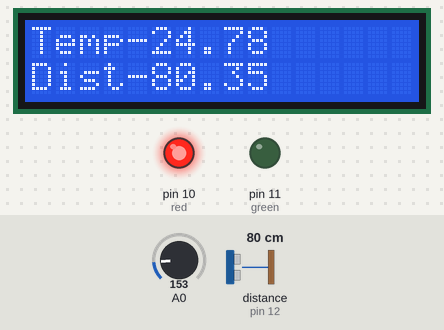
The sketch below on a simulated Arduino Uno, built with avr-gcc and run on an emulated ATmega328P. On the bench: 16×2 character LCD, output pins drawn as LEDs (lit = HIGH). Wiring (inferred from the names in the program): ultrasonic range finder: trigger pin 13; echo pin 12. Inputs (shaded band) come from the test bench; at power-on: distance to the obstacle (sensor on pin 12) 80 cm, A0 = 153. The echo pulse lasts 58.3 µs per cm; pins used as bus, display or sensor lines are not drawn.

Above: at 1.2 s.
1.3 s: distance to the obstacle (sensor on pin 12) set to 144 cm
At 1.4 s:
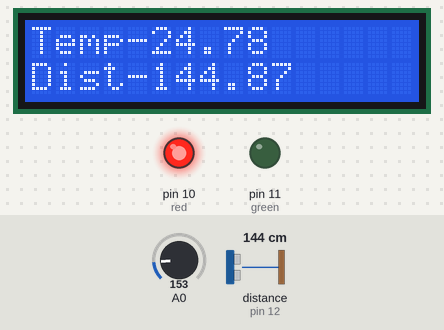
2.8 s: distance to the obstacle (sensor on pin 12) set to 153 cm
At 3.3 s:
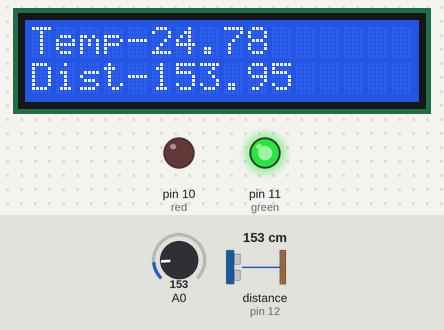
4.3 s: distance to the obstacle (sensor on pin 12) set to 60 cm
At 5.4 s:
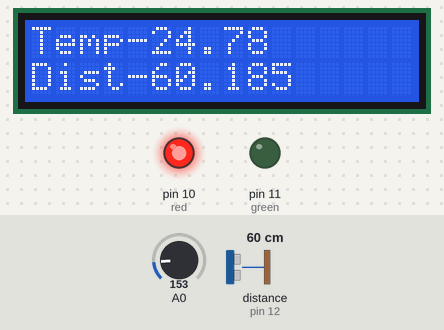
7.3 s: distance to the obstacle (sensor on pin 12) set to 35 cm
At 7.36 s:
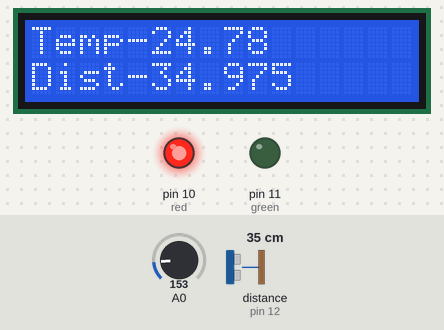
10.3 s: distance to the obstacle (sensor on pin 12) set to 18 cm
At 11.1 s:
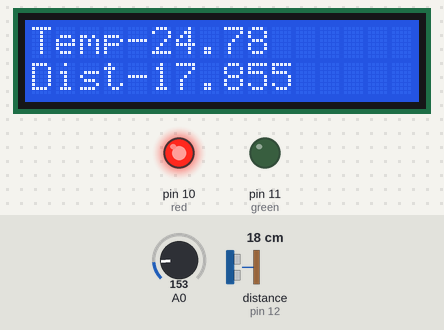
13.3 s: A0 set to 165
At 13.33 s:
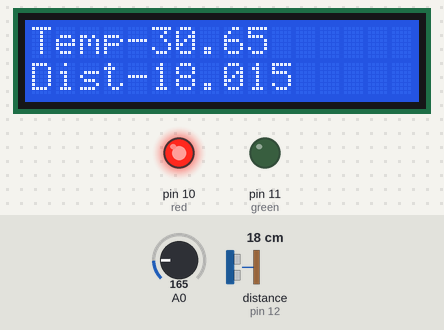
Timing chart, 0 to 16.3 s (numbered marks = the images above; inputs shaded):
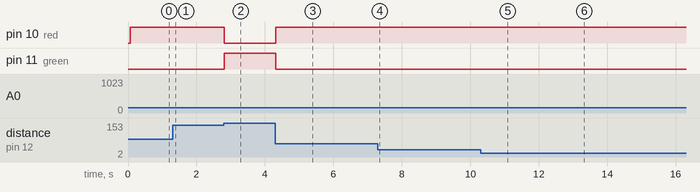

The sketch:

Distance_Measuring_Device.ino
```cpp
/* This project measures the distance between the sensor and the object in front of the sensor. This sensor works on the concept similar to SONAR.

Equipments Used-
1- HCSR04 Ultrasonic Sensor
2- LCD
3- TMP36 Temperature sensor

HCSR04 Ultrasonic sensor has 4 pins. One power pin, one ground pin, trigger and echo pin.
trigger pin- 13
echo pin- 12

Arduino Uno R3 triggers a voltage signal that will initiate the signal. The signal will have a duty cycle of 10 microseconds. Initial Condition is LOW. Then HIGH for 10microseconds and
then again LOW. This will be the trigger signal. On this, echo pin will get back the signal. For that, make it high. To measure the duration of the transmission and receiving, we will use pulseIN()
function. This pulseIn() function counts the time when signal goes LOW-HIGH-LOW. The time taken to complete this cycle will be given by puleIn() function.

Distance= (duration/2)*(331+0.6*temp)

where (331+0.6*temp) is the speed of the sound.

*/


#include <LiquidCrystal.h>

#define trigger 13
#define echo 12
#define green 11
#define red 10

float temp1;

LiquidCrystal lcd(2,3,4,5,6,7);

float countTemperature()
{
  float tmp,voltage;
  voltage= analogRead(A0) * 0.00488758553;   //value of input values in range of 0-5
  tmp= (voltage-0.5)* 100;
  return tmp;
}


void setup()
{
lcd.begin(16, 2);
lcd.setCursor(0,0);
pinMode(A0, INPUT);
pinMode(trigger, OUTPUT);
pinMode(echo, INPUT);
pinMode(green, OUTPUT);
pinMode(red, OUTPUT);
Serial.begin(9600);
}

void loop()
{
temp1=countTemperature();
lcd.setCursor(0,0);
lcd.print("Temp-");
lcd.setCursor(5,0);
lcd.print(temp1);
digitalWrite(trigger,LOW);
delayMicroseconds(2);
digitalWrite(trigger,HIGH);
delayMicroseconds(10);
digitalWrite(trigger,LOW);
float duration = pulseIn(echo,HIGH);
float distance = ((duration * (331+ 0.6 * temp1)) / 2)/10000;
lcd.setCursor(0,1);
lcd.println("Dist-");
lcd.setCursor(5,1);
lcd.print(distance);

  if(distance > 150)
  {
    digitalWrite(green,HIGH);
    digitalWrite(red,LOW);
  }
  else if (distance <= 150)
  {
   digitalWrite(red,HIGH);
   digitalWrite(green,LOW);
  }
}
```

Measured:
- the behaviour switches between 149 and 150 cm on distance to the obstacle (sensor on pin 12) (found by bisection; images 1 and 2)
- after the input at 1.3 s, the display: changes at once (image 1)
- after the input at 2.8 s, pin 10 (red): HIGH → LOW at once; pin 11 (green): LOW → HIGH at once; the display: first differs from a run without the input at once (image 2)
- after the input at 4.3 s, pin 10 (red): LOW → HIGH at once; pin 11 (green): HIGH → LOW at once; the display: changes at once (image 3)
- after the input at 7.3 s, the display: first changes at once (image 4 shows a later state)
- after the input at 10.3 s, the display: changes at once (image 5)
- after the input at 13.3 s, the display: first changes at once (image 6 shows a later state)
